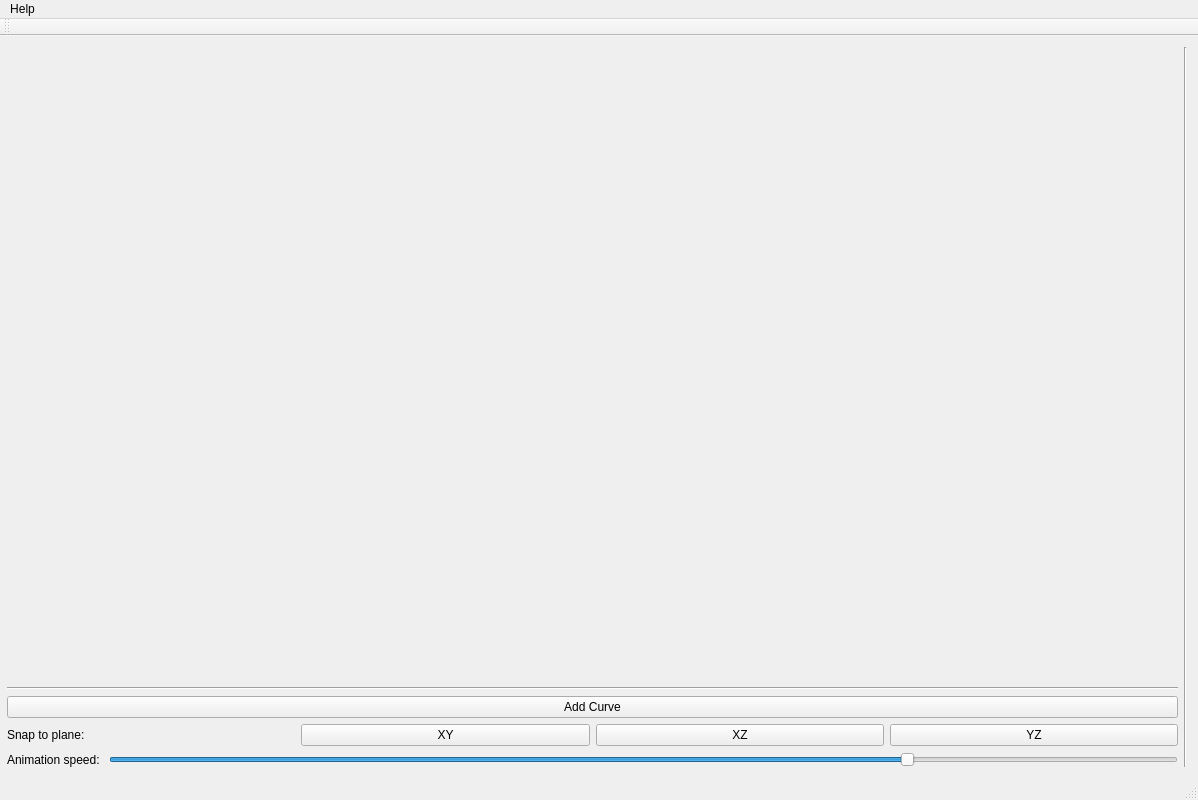
<?xml version="1.0" encoding="UTF-8"?>
<ui version="4.0">
 <class>MainWindow</class>
 <widget class="QMainWindow" name="MainWindow">
  <property name="geometry">
   <rect>
    <x>0</x>
    <y>0</y>
    <width>1198</width>
    <height>800</height>
   </rect>
  </property>
  <property name="sizePolicy">
   <sizepolicy hsizetype="Preferred" vsizetype="Preferred">
    <horstretch>0</horstretch>
    <verstretch>0</verstretch>
   </sizepolicy>
  </property>
  <property name="windowTitle">
   <string>Projective Curve Viewer</string>
  </property>
  <widget class="QWidget" name="centralWidget">
   <property name="sizePolicy">
    <sizepolicy hsizetype="Maximum" vsizetype="Maximum">
     <horstretch>0</horstretch>
     <verstretch>0</verstretch>
    </sizepolicy>
   </property>
   <layout class="QVBoxLayout" name="verticalLayout" stretch="0">
    <property name="sizeConstraint">
     <enum>QLayout::SetMaximumSize</enum>
    </property>
    <property name="leftMargin">
     <number>7</number>
    </property>
    <item>
     <layout class="QHBoxLayout" name="mainHorizontalLayout" stretch="0,0">
      <property name="sizeConstraint">
       <enum>QLayout::SetDefaultConstraint</enum>
      </property>
      <item>
       <layout class="QVBoxLayout" name="sidebarVerticalLayout" stretch="1,0,0,0,0,0">
        <property name="sizeConstraint">
         <enum>QLayout::SetDefaultConstraint</enum>
        </property>
        <item>
         <layout class="QVBoxLayout" name="curvesVerticalLayout">
          <property name="sizeConstraint">
           <enum>QLayout::SetDefaultConstraint</enum>
          </property>
         </layout>
        </item>
        <item>
         <spacer name="verticalSpacer">
          <property name="orientation">
           <enum>Qt::Vertical</enum>
          </property>
          <property name="sizeHint" stdset="0">
           <size>
            <width>20</width>
            <height>40</height>
           </size>
          </property>
         </spacer>
        </item>
        <item>
         <widget class="Line" name="line_2">
          <property name="orientation">
           <enum>Qt::Horizontal</enum>
          </property>
         </widget>
        </item>
        <item>
         <layout class="QHBoxLayout" name="addCurveButtonsHorizontalLayout">
          <item>
           <widget class="QPushButton" name="addCurveButton">
            <property name="text">
             <string>Add Curve</string>
            </property>
           </widget>
          </item>
         </layout>
        </item>
        <item>
         <layout class="QHBoxLayout" name="horizontalLayout">
          <item>
           <widget class="QLabel" name="label">
            <property name="text">
             <string>Snap to plane: </string>
            </property>
           </widget>
          </item>
          <item>
           <widget class="QPushButton" name="snapToXYButton">
            <property name="text">
             <string>XY</string>
            </property>
           </widget>
          </item>
          <item>
           <widget class="QPushButton" name="snapToXZButton">
            <property name="text">
             <string>XZ</string>
            </property>
           </widget>
          </item>
          <item>
           <widget class="QPushButton" name="snapToYZButton">
            <property name="text">
             <string>YZ</string>
            </property>
           </widget>
          </item>
         </layout>
        </item>
        <item>
         <layout class="QHBoxLayout" name="horizontalLayout_2">
          <item>
           <widget class="QLabel" name="label_2">
            <property name="text">
             <string>Animation speed: </string>
            </property>
           </widget>
          </item>
          <item>
           <widget class="QSlider" name="animationSpeedSlider">
            <property name="maximum">
             <number>100</number>
            </property>
            <property name="value">
             <number>75</number>
            </property>
            <property name="orientation">
             <enum>Qt::Horizontal</enum>
            </property>
           </widget>
          </item>
         </layout>
        </item>
       </layout>
      </item>
      <item>
       <widget class="Line" name="line">
        <property name="orientation">
         <enum>Qt::Vertical</enum>
        </property>
       </widget>
      </item>
     </layout>
    </item>
   </layout>
  </widget>
  <widget class="QMenuBar" name="menuBar">
   <property name="geometry">
    <rect>
     <x>0</x>
     <y>0</y>
     <width>1198</width>
     <height>19</height>
    </rect>
   </property>
   <widget class="QMenu" name="menuHelp">
    <property name="title">
     <string>Help</string>
    </property>
    <addaction name="actionQuick_Start_Guide"/>
    <addaction name="separator"/>
    <addaction name="actionAbout"/>
   </widget>
   <addaction name="menuHelp"/>
  </widget>
  <widget class="QToolBar" name="mainToolBar">
   <attribute name="toolBarArea">
    <enum>TopToolBarArea</enum>
   </attribute>
   <attribute name="toolBarBreak">
    <bool>false</bool>
   </attribute>
  </widget>
  <widget class="QStatusBar" name="statusBar"/>
  <action name="actionAbout">
   <property name="text">
    <string>About Projective Curve Viewer</string>
   </property>
  </action>
  <action name="actionQuick_Start_Guide">
   <property name="text">
    <string>Quick Start Guide</string>
   </property>
  </action>
 </widget>
 <layoutdefault spacing="6" margin="11"/>
 <resources/>
 <connections/>
</ui>
